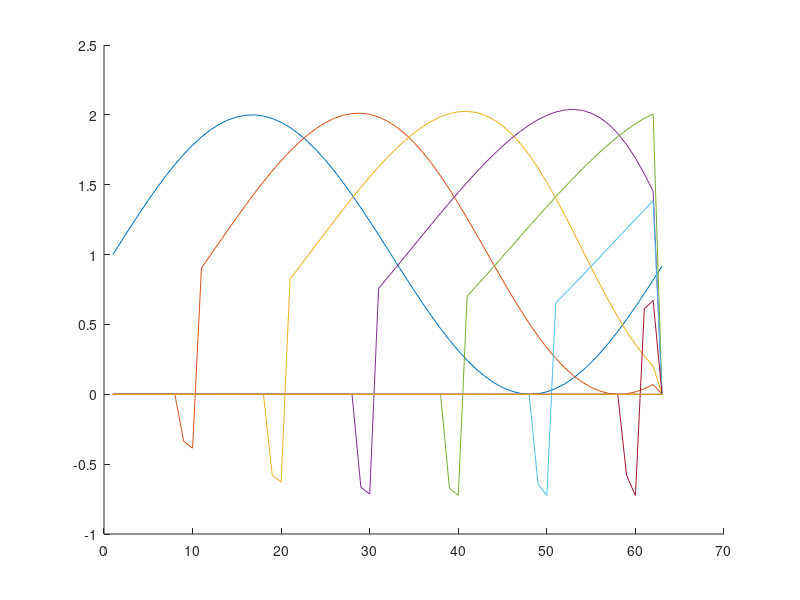

This figure's MATLAB source:
clear all
clc

%Declaring constants for initial condition
dx = 0.1;
x = 0:dx:2*pi;
dt = 0.01;
t = 0:dt:10;
u0 = 1;
A = 1;

u = zeros(length(t),length(x));
u(1,:) = u0 + A.*sin(x);

for n = 2:(length(t))
    for i = 2:(length(x)-1)
       %u(n,i) = u(n-1,i) - (dt/(2*dx))*(E(u(n-1,i+1))+E(u(n-1,i-1)) - (abs(u(n-1,i+1)-u(n-1,i)))*(u(n-1,i+1)-u(n-1,i)) + (abs(u(n-1,i)-u(n-1,i-1)))*(u(n-1,i)-u(n-1,i-1)));
       
       if u(n-1,i) ~= u(n-1,i+1)
           vhalfjplus = (dt/dx)*0.5*(u(n-1,i+1)*u(n-1,i));
       else
           vhalfjplus = (dt/dx)*u(n-1,i);
       end
       
       if vhalfjplus >=0
           hhalfjplus = 0.5*(u(n-1,i)^2);
       else
           hhalfjplus = 0.5*(u(n-1,i+1)^2);
       end
       
       if u(n-1,i-1) ~= u(n-1,i)
           vhalfjminus = (dt/dx)*(0.5)*(u(n-1,i)+u(n-1,i-1));
       else
           vhalfjminus = (dt/dx)*(u(n-1,i-1));
       end
       
       if vhalfjminus >= 0
           hhalfjminus = 0.5*(u(n-1,i-1)^2);
       else
           hhalfjminus = 0.5*(u(n-1,i)^2);
       end
       
       u(n,i) = u(n-1,i-1) - (dt/dx)*(hhalfjplus - hhalfjminus);
       %Lax - Wentchofff
        %u(n,i) = u(n-1,i) + ((dt/(2*dx))*((u(n-1,i-1)^2) - (u(n-1,i+1)^2))) + ((dt^2)/2*(dx^2))*(0.5*(u(n-1,i+1)+u(n-1,i))*(E(u(n-1,i+1))-E(u(n-1,i))) - 0.5*(u(n-1,i-1)+u(n-1,i))*(E(u(n-1,i))-E(u(n-1,i-1))));
       courant = u(n,i)*(dt/dx);
       if courant > 1
           break
       end
    end
end

% t_plot = [51 101 151 201 301 401 601 801 1001];

for j = 1:10:100
    hold on
    plot(u(j,:))
end
